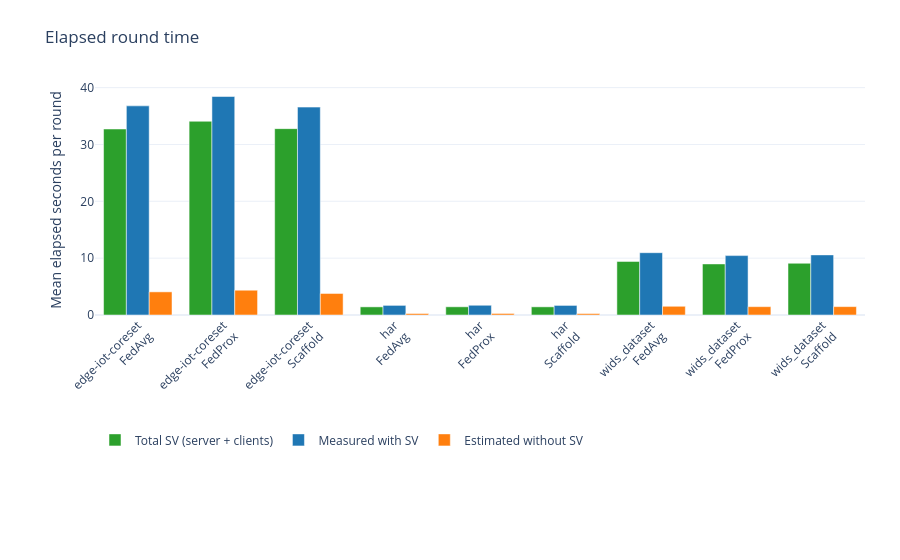
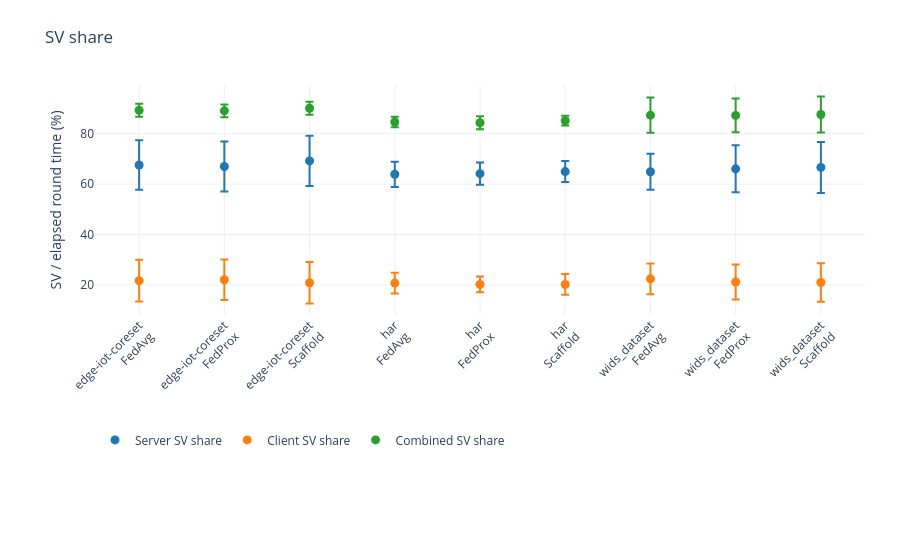

Notebook cell for these charts, in order:
### Markdown cell above
## Compact timing plots

Two panels show mean elapsed seconds per round (total SV as the leftmost bar, measured with SV, and estimated without SV), and SV's percentage of elapsed round time. Each point in the underlying summaries is an experiment; error bars in the percentage panel show variation across retained experiments, including partition differences.

Figures use Plotly, are displayed interactively in the notebook, and are exported as named vector PDFs to the `images` folder beside this notebook. Plotly and Kaleido are required for PDF export.

Each plot is exported and displayed separately. The seven PDFs are: elapsed round time, SV share of round time, total SV versus clients, total SV versus rounds, total SV versus test-set size, total SV summary by dataset, and total SV summary by test-set size. Error bars remain; their meaning is documented in the analysis rather than appended to axis labels.

### Code cell
import plotly.graph_objects as go
import plotly.io as pio
from plotly.subplots import make_subplots
from plotly.colors import qualitative
import tempfile

pio.renderers.default = "plotly_mimetype"
IMAGE_DIRECTORY = Path(CONST_ROUTE_MAIN_DIR) / "notebooks" / "NotebooksActualExperimentation" / "images"
IMAGE_DIRECTORY.mkdir(parents=True, exist_ok=True)


def save_analysis_figure(figure, filename, width, height):
    # Keep exporter temporary files inside the authorised images directory.
    previous_tempdir = tempfile.tempdir
    tempfile.tempdir = str(IMAGE_DIRECTORY.resolve())
    previous_browser = os.environ.get("BROWSER_PATH")
    if previous_browser is None and Path("/opt/google/chrome/chrome").is_file():
        # Use the Chrome binary directly rather than its desktop launcher.
        os.environ["BROWSER_PATH"] = "/opt/google/chrome/chrome"
    try:
        output = (IMAGE_DIRECTORY / filename).with_suffix(".pdf")
        # Plotly's export API supports both legacy and current Kaleido versions;
        # do not call Kaleido's version-specific write_fig_sync API directly.
        figure.write_image(str(output), format="pdf", width=width, height=height)
    finally:
        tempfile.tempdir = previous_tempdir
        if previous_browser is None:
            os.environ.pop("BROWSER_PATH", None)
        else:
            os.environ["BROWSER_PATH"] = previous_browser
    print(f"Saved {output}")
    figure.show()


def save_single_panel(source_figure, column, filename):
    """Export one subplot as an independent Plotly figure with its own axes."""
    axis_suffix = "" if column == 1 else str(column)
    x_reference = "x" + axis_suffix
    figure = go.Figure()
    for source_trace in source_figure.data:
        if (source_trace.xaxis or "x") == x_reference:
            trace = source_trace.to_plotly_json()
            trace.pop("xaxis", None)
            trace.pop("yaxis", None)
            # Each independent figure needs its own legend.
            trace["showlegend"] = True
            figure.add_trace(trace)
    x_axis = source_figure.layout["xaxis" + axis_suffix].to_plotly_json()
    y_axis = source_figure.layout["yaxis" + axis_suffix].to_plotly_json()
    for axis, anchor in [(x_axis, "y"), (y_axis, "x")]:
        axis["domain"] = [0, 1]
        axis["anchor"] = anchor
        axis.pop("matches", None)
        if isinstance(axis.get("title"), dict):
            for phrase in [" (mean ± SD)", " (mean + std)", " (mean ± std)"]:
                axis["title"]["text"] = axis["title"].get("text", "").replace(phrase, "")
    angled_labels = x_axis.get("tickangle") == -45
    show_legend = not (len(figure.data) == 1 and figure.data[0].type == "bar")
    figure.update_layout(template="plotly_white", xaxis=x_axis, yaxis=y_axis, showlegend=show_legend,
        title=source_figure.layout.annotations[column - 1].text,
        barmode=source_figure.layout.barmode or "group",
        legend=dict(orientation="h", yanchor="top", y=-0.48 if angled_labels else -0.25, x=0),
        margin=dict(t=85, b=245 if angled_labels else 175, l=95, r=35))
    save_analysis_figure(figure, filename, 1000, 760 if angled_labels else 700)
    return figure


if experiment_times.empty:
    print("No complete experiments are available for plotting.")
else:
    plot_summary = experiment_times.groupby(["Dataset", "Aggregation_Process"])[
        ["Mean_Combined_SV_s", "Mean_Round_elapsed_s", "Mean_Estimated_without_SV_s",
         "Server_SV_pct_round", "Client_SV_pct_round", "Combined_SV_pct_round"]].agg(["mean", "std"])
    plot_round_summary = experiment_times.groupby(["Dataset", "Aggregation_Process"]).agg(
        Experiments=("Rounds", "size"), Total_rounds=("Rounds", "sum"),
        Rounds_min=("Rounds", "min"), Rounds_max=("Rounds", "max"))
    display(plot_round_summary)
    labels = [f"{dataset}<br>{strategy}" for dataset, strategy in plot_summary.index]
    timing_figure = make_subplots(rows=1, cols=2, horizontal_spacing=0.12,
        subplot_titles=["Elapsed round time", "SV share"])
    for metric, label, color in [
        ("Mean_Combined_SV_s", "Total SV (server + clients)", "#2ca02c"),
        ("Mean_Round_elapsed_s", "Measured with SV", "#1f77b4"),
        ("Mean_Estimated_without_SV_s", "Estimated without SV", "#ff7f0e")]:
        timing_figure.add_trace(go.Bar(x=labels, y=plot_summary[(metric, "mean")],
            name=label, marker_color=color), row=1, col=1)
    for metric, label, color in [("Server_SV_pct_round", "Server SV share", "#1f77b4"),
                                 ("Client_SV_pct_round", "Client SV share", "#ff7f0e"),
                                 ("Combined_SV_pct_round", "Combined SV share", "#2ca02c")]:
        timing_figure.add_trace(go.Scatter(x=labels, y=plot_summary[(metric, "mean")],
            mode="markers", name=label, marker=dict(color=color, size=9),
            error_y=dict(type="data", array=plot_summary[(metric, "std")].fillna(0))), row=1, col=2)
    timing_figure.update_yaxes(title_text="Mean elapsed seconds per round", row=1, col=1)
    timing_figure.update_yaxes(title_text="SV / elapsed round time (%)", row=1, col=2)
    timing_figure.update_xaxes(tickangle=-45, categoryorder="array", categoryarray=labels)
    timing_figure.update_layout(template="plotly_white", barmode="group",
        title=f"{len(experiment_times)} experiments; {int(experiment_times.Rounds.sum())} training rounds",
        legend=dict(orientation="h", yanchor="top", y=-0.50, x=0),
        margin=dict(t=90, b=220, l=70, r=40))
    elapsed_round_figure = save_single_panel(timing_figure, 1, "sv_elapsed_round_time.pdf")
    round_share_figure = save_single_panel(timing_figure, 2, "sv_round_time_share.pdf")

### Figure 1 — Plotly figure (JSON) as saved in the notebook; plotly's stock layout.template omitted (floating-point values rounded to 4 significant figures)
{"data": [{"marker": {"color": "#2ca02c"}, "name": "Total SV (server + clients)", "showlegend": true, "x": ["edge-iot-coreset<br>FedAvg", "edge-iot-coreset<br>FedProx", "edge-iot-coreset<br>Scaffold", "har<br>FedAvg", "har<br>FedProx", "har<br>Scaffold", "wids_dataset<br>FedAvg", "wids_dataset<br>FedProx", "wids_dataset<br>Scaffold"], "y": [32.72, 34.08, 32.79, 1.43, 1.442, 1.436, 9.425, 8.983, 9.102], "type": "bar"}, {"marker": {"color": "#1f77b4"}, "name": "Measured with SV", "showlegend": true, "x": ["edge-iot-coreset<br>FedAvg", "edge-iot-coreset<br>FedProx", "edge-iot-coreset<br>Scaffold", "har<br>FedAvg", "har<br>FedProx", "har<br>Scaffold", "wids_dataset<br>FedAvg", "wids_dataset<br>FedProx", "wids_dataset<br>Scaffold"], "y": [36.79, 38.44, 36.57, 1.692, 1.713, 1.686, 10.96, 10.45, 10.58], "type": "bar"}, {"marker": {"color": "#ff7f0e"}, "name": "Estimated without SV", "showlegend": true, "x": ["edge-iot-coreset<br>FedAvg", "edge-iot-coreset<br>FedProx", "edge-iot-coreset<br>Scaffold", "har<br>FedAvg", "har<br>FedProx", "har<br>Scaffold", "wids_dataset<br>FedAvg", "wids_dataset<br>FedProx", "wids_dataset<br>Scaffold"], "y": [4.07, 4.359, 3.787, 0.2615, 0.2704, 0.25, 1.534, 1.467, 1.473], "type": "bar"}], "layout": {"xaxis": {"anchor": "y", "domain": [0, 1], "tickangle": -45, "categoryorder": "array", "categoryarray": ["edge-iot-coreset<br>FedAvg", "edge-iot-coreset<br>FedProx", "edge-iot-coreset<br>Scaffold", "har<br>FedAvg", "har<br>FedProx", "har<br>Scaffold", "wids_dataset<br>FedAvg", "wids_dataset<br>FedProx", "wids_dataset<br>Scaffold"]}, "yaxis": {"title": {"text": "Mean elapsed seconds per round"}, "anchor": "x", "domain": [0, 1]}, "legend": {"orientation": "h", "yanchor": "top", "y": -0.48, "x": 0}, "margin": {"t": 85, "b": 245, "l": 95, "r": 35}, "showlegend": true, "title": {"text": "Elapsed round time"}, "barmode": "group"}}

### Figure 2 — Plotly figure (JSON) as saved in the notebook; plotly's stock layout.template omitted (floating-point values rounded to 4 significant figures)
{"data": [{"error_y": {"array": [9.808, 9.905, 9.956, 5.011, 4.39, 4.171, 7.102, 9.318, 10.13], "type": "data"}, "marker": {"color": "#1f77b4", "size": 9}, "mode": "markers", "name": "Server SV share", "showlegend": true, "x": ["edge-iot-coreset<br>FedAvg", "edge-iot-coreset<br>FedProx", "edge-iot-coreset<br>Scaffold", "har<br>FedAvg", "har<br>FedProx", "har<br>Scaffold", "wids_dataset<br>FedAvg", "wids_dataset<br>FedProx", "wids_dataset<br>Scaffold"], "y": [67.56, 66.98, 69.2, 63.89, 64.14, 64.96, 64.89, 66.05, 66.61], "type": "scatter"}, {"error_y": {"array": [8.27, 8.054, 8.215, 4.123, 3.119, 4.113, 6.122, 6.929, 7.654], "type": "data"}, "marker": {"color": "#ff7f0e", "size": 9}, "mode": "markers", "name": "Client SV share", "showlegend": true, "x": ["edge-iot-coreset<br>FedAvg", "edge-iot-coreset<br>FedProx", "edge-iot-coreset<br>Scaffold", "har<br>FedAvg", "har<br>FedProx", "har<br>Scaffold", "wids_dataset<br>FedAvg", "wids_dataset<br>FedProx", "wids_dataset<br>Scaffold"], "y": [21.72, 22.07, 20.87, 20.75, 20.21, 20.2, 22.44, 21.18, 20.97], "type": "scatter"}, {"error_y": {"array": [2.577, 2.557, 2.543, 2.057, 2.603, 1.911, 6.991, 6.666, 7.155], "type": "data"}, "marker": {"color": "#2ca02c", "size": 9}, "mode": "markers", "name": "Combined SV share", "showlegend": true, "x": ["edge-iot-coreset<br>FedAvg", "edge-iot-coreset<br>FedProx", "edge-iot-coreset<br>Scaffold", "har<br>FedAvg", "har<br>FedProx", "har<br>Scaffold", "wids_dataset<br>FedAvg", "wids_dataset<br>FedProx", "wids_dataset<br>Scaffold"], "y": [89.28, 89.05, 90.07, 84.64, 84.35, 85.15, 87.33, 87.23, 87.58], "type": "scatter"}], "layout": {"xaxis": {"anchor": "y", "domain": [0, 1], "tickangle": -45, "categoryorder": "array", "categoryarray": ["edge-iot-coreset<br>FedAvg", "edge-iot-coreset<br>FedProx", "edge-iot-coreset<br>Scaffold", "har<br>FedAvg", "har<br>FedProx", "har<br>Scaffold", "wids_dataset<br>FedAvg", "wids_dataset<br>FedProx", "wids_dataset<br>Scaffold"]}, "yaxis": {"title": {"text": "SV / elapsed round time (%)"}, "anchor": "x", "domain": [0, 1]}, "legend": {"orientation": "h", "yanchor": "top", "y": -0.48, "x": 0}, "margin": {"t": 85, "b": 245, "l": 95, "r": 35}, "showlegend": true, "title": {"text": "SV share"}, "barmode": "group"}}
